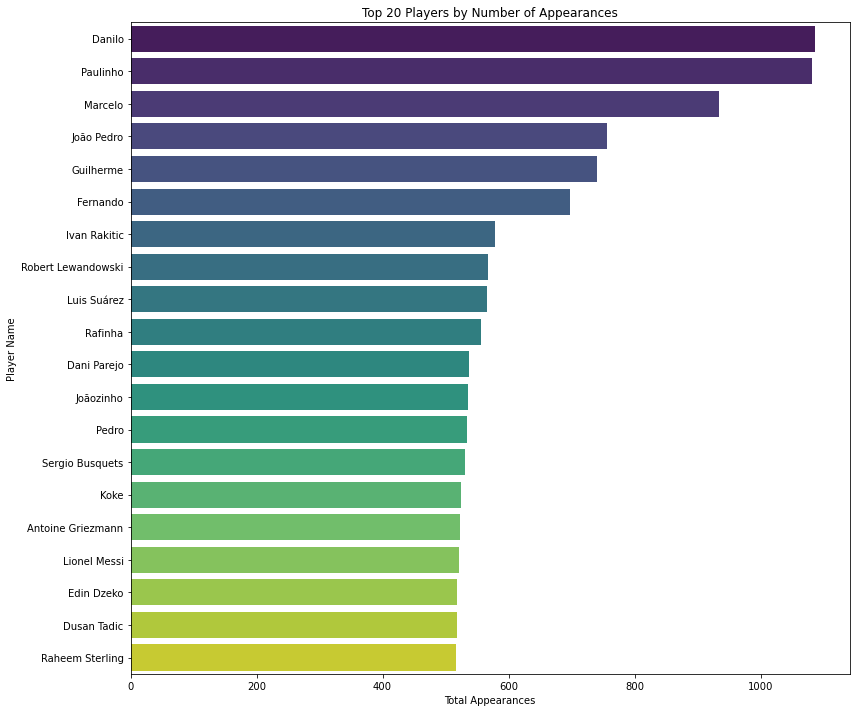

Python code for this plot:
# -*- coding: utf-8 -*-
"""
Created on Thu Sep  5 12:21:25 2024

@author: Heikki
"""

import pyodbc
import pandas as pd
import matplotlib.pyplot as plt
import seaborn as sns

# Connection to Database
conn = pyodbc.connect(
    "Driver={ODBC Driver 18 for SQL Server};"
    "Server=localhost\\SQLEXPRESS;"
    "Database=FootballDB;"
    "Trusted_Connection=yes;"
    "TrustServerCertificate=yes"
)

# Query to get data
query = ("""
         SELECT p.name, p.player_id, p.current_club_name, a.game_id
         FROM dbo.Players AS p
         JOIN dbo.Appereances AS a ON p.player_id = a.player_id
         """)

# Read SQL query into a DataFrame
data = pd.read_sql(query, conn)

# Close the connection
conn.close()

# Preview the DataFrame
print(data.head())

# Calculate the number of appearances per player
appearance_counts = data.groupby('name')['game_id'].count().reset_index()
appearance_counts.columns = ['name', 'total_appearances']

# Sort by total appearances in descending order
top_appearances = appearance_counts.sort_values(by='total_appearances', ascending=False)

# Preview the top appearances
print(top_appearances.head(20))

# Plot the top 20 players by number of appearances
plt.figure(figsize=(12, 10))
sns.barplot(x='total_appearances', y='name', data=top_appearances.head(20), palette='viridis')
plt.title('Top 20 Players by Number of Appearances')
plt.xlabel('Total Appearances')
plt.ylabel('Player Name')

# Rotate y-axis labels if needed
plt.yticks(rotation=0)

# Adjust layout to fit all labels
plt.tight_layout()

plt.show()
